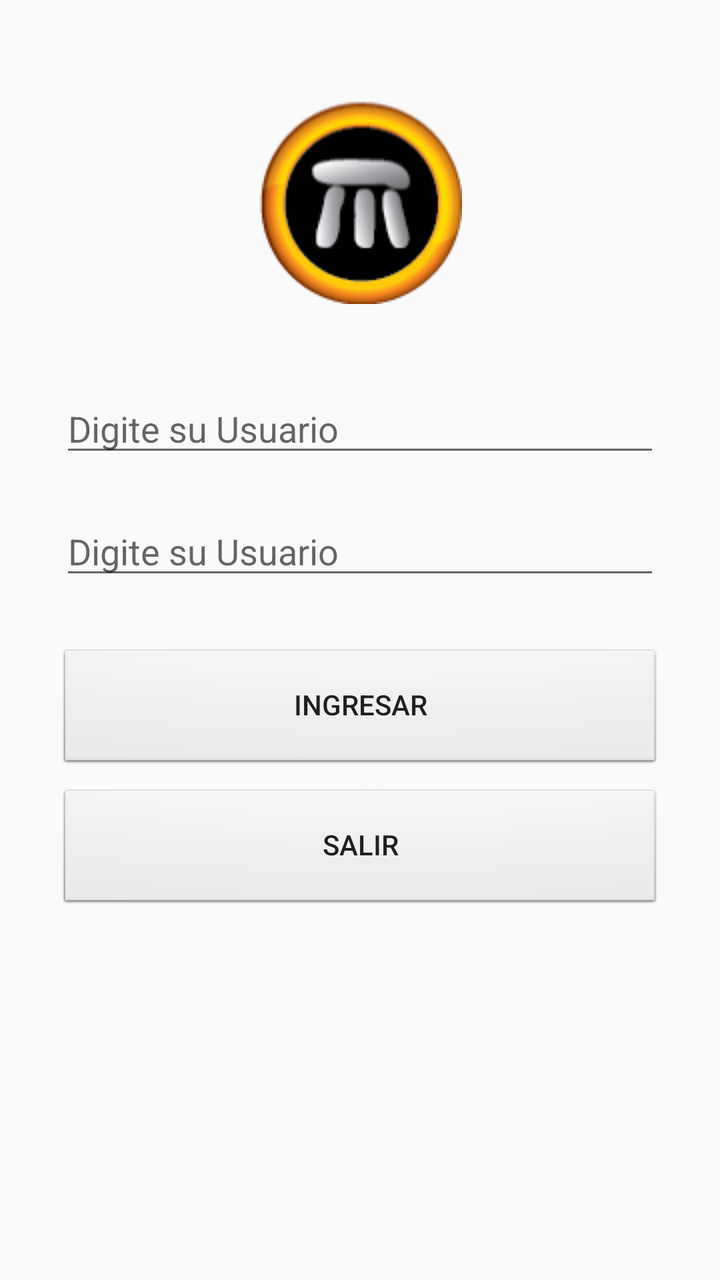
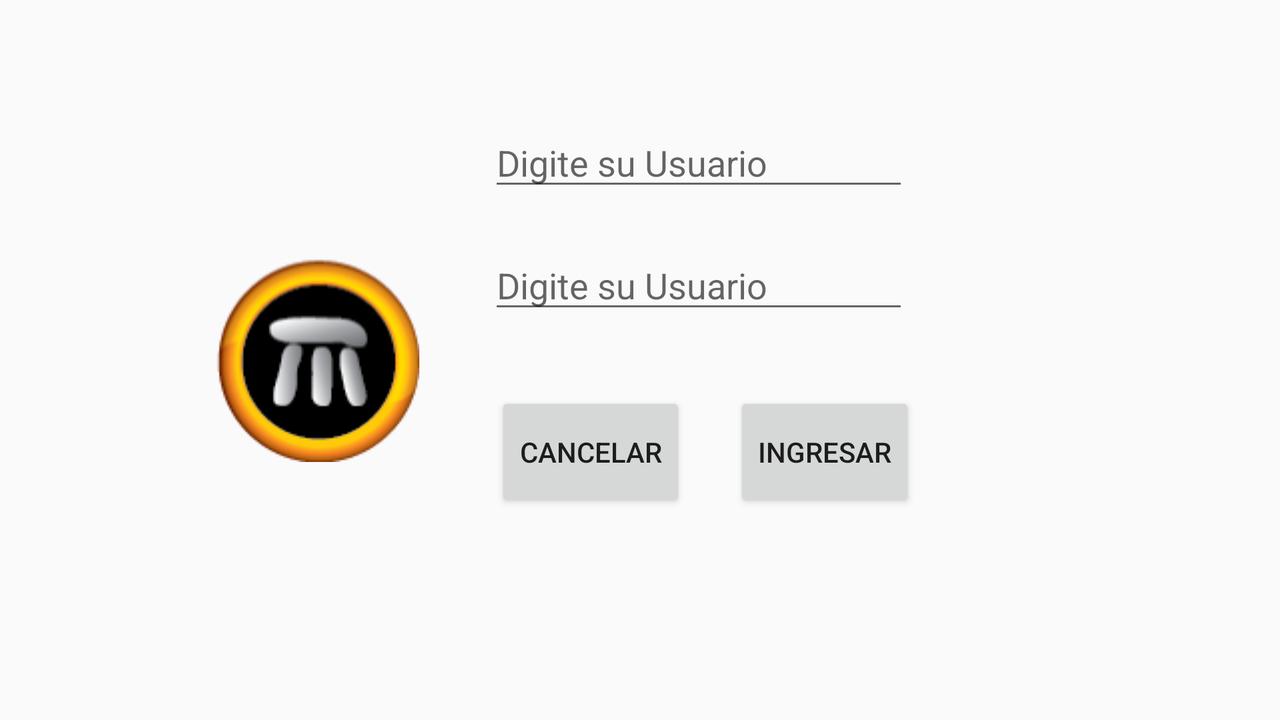

The same Android screen from two of the app's own layout files: first res/layout/ as a phone draws it, then the repository's variant for another configuration, drawn on a device whose configuration selects that folder. Both files follow.
<!-- AndroidManifest.xml: application theme AppTheme -->
<!-- res/layout/activity_login.xml -->
<?xml version="1.0" encoding="utf-8"?>
<androidx.constraintlayout.widget.ConstraintLayout xmlns:android="http://schemas.android.com/apk/res/android"
    xmlns:app="http://schemas.android.com/apk/res-auto"
    xmlns:tools="http://schemas.android.com/tools"
    android:layout_width="match_parent"
    android:layout_height="match_parent"
    tools:context=".Login">

    <ScrollView
        android:layout_width="match_parent"
        android:layout_height="match_parent"
        app:layout_constraintBottom_toBottomOf="parent"
        app:layout_constraintEnd_toEndOf="parent"
        app:layout_constraintStart_toStartOf="parent"
        app:layout_constraintTop_toTopOf="parent">



        <LinearLayout
            android:id="@+id/id_layout_login"
            android:layout_width="match_parent"
            android:layout_height="wrap_content"
            android:layout_marginLeft="10dp"
            android:layout_marginTop="10dp"
            android:layout_marginRight="10dp"
            android:layout_marginBottom="10dp"
            android:gravity="center"
            android:orientation="vertical"
            android:padding="20dp">

            <ImageView
                android:id="@+id/logo_login"
                android:layout_width="wrap_content"
                android:layout_height="wrap_content"
                android:layout_margin="20dp"
                android:contentDescription="@string/logo"
                app:srcCompat="@drawable/logo" />

            <EditText
                android:id="@+id/txt_usuario"
                android:layout_width="match_parent"
                android:layout_height="wrap_content"
                android:layout_marginTop="20dp"
                android:autofillHints="@string/nombre_usuario"
                android:ems="10"
                android:hint="@string/nombre_usuario"
                android:inputType="textPersonName" />

            <EditText
                android:id="@+id/txt_clave"
                android:layout_width="match_parent"
                android:layout_height="wrap_content"
                android:layout_marginTop="20dp"
                android:autofillHints="@string/clave_usuario"
                android:ems="10"
                android:hint="@string/clave_usuario"
                android:inputType="textPassword" />

            <Button
                android:id="@+id/btn_ingresar"
                android:layout_width="match_parent"
                android:layout_height="60dp"
                android:layout_marginTop="30dp"
                android:background="@android:drawable/btn_default_small"
                android:text="@string/btn_ingresar" />

            <Button
                android:id="@+id/btn_salir"
                android:layout_width="match_parent"
                android:layout_height="60dp"
                android:layout_marginTop="10dp"
                android:background="@android:drawable/btn_default_small"
                android:text="@string/btn_salir" />

            <ProgressBar
                android:id="@+id/progressLogin"
                style="@style/Widget.AppCompat.ProgressBar.Horizontal"
                android:layout_width="match_parent"
                android:layout_height="wrap_content"
                android:layout_marginTop="20dp"
                android:indeterminate="true"
                android:progress="25"
                tools:visibility="invisible" />
        </LinearLayout>

    </ScrollView>

</androidx.constraintlayout.widget.ConstraintLayout>
<!-- resources referenced by this layout -->
<resources>
  <!-- drawable logo: png bitmap (drawable, 12083 bytes) -->
  <string name="btn_ingresar">Ingresar</string>
  <string name="btn_salir">Salir</string>
  <string name="clave_usuario">Digite su Usuario</string>
  <string name="logo">DOLMEN SA ESP</string>
  <string name="nombre_usuario">Digite su Usuario</string>
  <style name="AppTheme" parent="Theme.AppCompat.Light.DarkActionBar">
          
          <item name="colorPrimary">@color/colorPrimary</item>
          <item name="colorPrimaryDark">@color/colorPrimaryDark</item>
          <item name="colorAccent">@color/colorAccent</item>
  
          
          <item name="colorPrimaryVariant">@color/colorLightPrimary</item>
          <item name="colorSecondaryVariant">@color/colorSecondaryText</item>
          <item name="colorSurface">@color/backgroundApp</item>
          <item name="colorOnPrimary">@color/colorPrimary</item>
          <item name="colorOnSecondary">@color/colorPrimaryDark</item>
          <item name="colorOnBackground">@color/backgroundApp</item>
          <item name="colorOnError">@color/colorAccentCancel</item>
          <item name="colorOnSurface">@color/colorAccent</item>
          <item name="scrimBackground">@color/mtrl_scrim_color</item>
          <item name="textAppearanceHeadline1">@style/TextAppearance.MaterialComponents.Headline1</item>
          <item name="textAppearanceHeadline2">@style/TextAppearance.MaterialComponents.Headline2</item>
          <item name="textAppearanceHeadline3">@style/TextAppearance.MaterialComponents.Headline3</item>
          <item name="textAppearanceHeadline4">@style/TextAppearance.MaterialComponents.Headline4</item>
          <item name="textAppearanceHeadline5">@style/TextAppearance.MaterialComponents.Headline5</item>
          <item name="textAppearanceHeadline6">@style/TextAppearance.MaterialComponents.Headline6</item>
          <item name="textAppearanceSubtitle1">@style/TextAppearance.MaterialComponents.Subtitle1</item>
          <item name="textAppearanceSubtitle2">@style/TextAppearance.MaterialComponents.Subtitle2</item>
          <item name="textAppearanceBody1">@style/TextAppearance.MaterialComponents.Body1</item>
          <item name="textAppearanceBody2">@style/TextAppearance.MaterialComponents.Body2</item>
          <item name="textAppearanceCaption">@style/TextAppearance.MaterialComponents.Caption</item>
          <item name="textAppearanceButton">@style/TextAppearance.MaterialComponents.Button</item>
          <item name="textAppearanceOverline">@style/TextAppearance.MaterialComponents.Overline</item>
  
      </style>
  <color name="colorPrimary">#607d8b</color>
  <color name="colorPrimaryDark">#455a64</color>
  <color name="colorAccent">#ff9800</color>
  <color name="colorLightPrimary">#cfd8dc</color>
  <color name="colorSecondaryText">#757575</color>
  <color name="backgroundApp">#ffffff</color>
  <color name="colorAccentCancel">#c2185b</color>
</resources>
<!-- res/layout-land/activity_login.xml (the repository's variant of the layout above) -->
<!-- drawn on the phone turned sideways -->
<?xml version="1.0" encoding="utf-8"?>
<androidx.constraintlayout.widget.ConstraintLayout xmlns:android="http://schemas.android.com/apk/res/android"
    xmlns:app="http://schemas.android.com/apk/res-auto"
    xmlns:tools="http://schemas.android.com/tools"
    android:layout_width="match_parent"
    android:layout_height="match_parent"
    tools:context=".Login">


    <ImageView
        android:id="@+id/logo_login"
        android:layout_width="wrap_content"
        android:layout_height="wrap_content"
        android:contentDescription="@string/logo"
        app:layout_constraintBottom_toBottomOf="parent"
        app:layout_constraintEnd_toEndOf="parent"
        app:layout_constraintHorizontal_bias="0.20"
        app:layout_constraintStart_toStartOf="parent"
        app:layout_constraintTop_toTopOf="parent"
        app:layout_constraintVertical_bias="0.5"
        app:srcCompat="@drawable/logo" />

    <EditText
        android:id="@+id/txt_usuario"
        android:layout_width="wrap_content"
        android:layout_height="wrap_content"
        android:autofillHints="@string/nombre_usuario"
        android:ems="10"
        android:hint="@string/nombre_usuario"
        android:inputType="textPersonName"
        app:layout_constraintBottom_toBottomOf="parent"
        app:layout_constraintEnd_toEndOf="parent"
        app:layout_constraintHorizontal_bias="0.158"
        app:layout_constraintStart_toEndOf="@+id/logo_login"
        app:layout_constraintTop_toTopOf="parent"
        app:layout_constraintVertical_bias="0.185" />

    <EditText
        android:id="@+id/txt_clave"
        android:layout_width="wrap_content"
        android:layout_height="wrap_content"
        android:layout_marginTop="20dp"
        android:autofillHints="@string/clave_usuario"
        android:ems="10"
        android:hint="@string/clave_usuario"
        android:inputType="textPassword"
        app:layout_constraintEnd_toEndOf="@+id/txt_usuario"
        app:layout_constraintHorizontal_bias="0.0"
        app:layout_constraintStart_toStartOf="@+id/txt_usuario"
        app:layout_constraintTop_toBottomOf="@+id/txt_usuario" />

    <Button
        android:id="@+id/btn_ingresar"
        android:layout_width="wrap_content"
        android:layout_height="60dp"
        android:layout_marginStart="24dp"
        android:layout_marginLeft="24dp"
        android:text="@string/btn_ingresar"
        app:layout_constraintBottom_toBottomOf="@+id/btn_cancelar"
        app:layout_constraintStart_toEndOf="@+id/btn_cancelar"
        app:layout_constraintTop_toTopOf="@+id/btn_cancelar"
        app:layout_constraintVertical_bias="0.0" />

    <Button
        android:id="@+id/btn_cancelar"
        android:layout_width="wrap_content"
        android:layout_height="60dp"
        android:text="@string/btn_cancelar"
        app:layout_constraintBottom_toBottomOf="parent"
        app:layout_constraintEnd_toEndOf="parent"
        app:layout_constraintHorizontal_bias="0.113"
        app:layout_constraintStart_toEndOf="@+id/logo_login"
        app:layout_constraintTop_toBottomOf="@+id/txt_clave"
        app:layout_constraintVertical_bias="0.248" />


</androidx.constraintlayout.widget.ConstraintLayout>
<!-- resources referenced by the variant -->
<!-- as the phone turned sideways resolves them -->
<resources>
  <!-- drawable logo: png bitmap (drawable, 12083 bytes) -->
  <string name="btn_cancelar">Cancelar</string>
  <string name="btn_ingresar">Ingresar</string>
  <string name="clave_usuario">Digite su Usuario</string>
  <string name="logo">DOLMEN SA ESP</string>
  <string name="nombre_usuario">Digite su Usuario</string>
  <style name="AppTheme" parent="Theme.AppCompat.Light.DarkActionBar">
          
          <item name="colorPrimary">@color/colorPrimary</item>
          <item name="colorPrimaryDark">@color/colorPrimaryDark</item>
          <item name="colorAccent">@color/colorAccent</item>
  
          
          <item name="colorPrimaryVariant">@color/colorLightPrimary</item>
          <item name="colorSecondaryVariant">@color/colorSecondaryText</item>
          <item name="colorSurface">@color/backgroundApp</item>
          <item name="colorOnPrimary">@color/colorPrimary</item>
          <item name="colorOnSecondary">@color/colorPrimaryDark</item>
          <item name="colorOnBackground">@color/backgroundApp</item>
          <item name="colorOnError">@color/colorAccentCancel</item>
          <item name="colorOnSurface">@color/colorAccent</item>
          <item name="scrimBackground">@color/mtrl_scrim_color</item>
          <item name="textAppearanceHeadline1">@style/TextAppearance.MaterialComponents.Headline1</item>
          <item name="textAppearanceHeadline2">@style/TextAppearance.MaterialComponents.Headline2</item>
          <item name="textAppearanceHeadline3">@style/TextAppearance.MaterialComponents.Headline3</item>
          <item name="textAppearanceHeadline4">@style/TextAppearance.MaterialComponents.Headline4</item>
          <item name="textAppearanceHeadline5">@style/TextAppearance.MaterialComponents.Headline5</item>
          <item name="textAppearanceHeadline6">@style/TextAppearance.MaterialComponents.Headline6</item>
          <item name="textAppearanceSubtitle1">@style/TextAppearance.MaterialComponents.Subtitle1</item>
          <item name="textAppearanceSubtitle2">@style/TextAppearance.MaterialComponents.Subtitle2</item>
          <item name="textAppearanceBody1">@style/TextAppearance.MaterialComponents.Body1</item>
          <item name="textAppearanceBody2">@style/TextAppearance.MaterialComponents.Body2</item>
          <item name="textAppearanceCaption">@style/TextAppearance.MaterialComponents.Caption</item>
          <item name="textAppearanceButton">@style/TextAppearance.MaterialComponents.Button</item>
          <item name="textAppearanceOverline">@style/TextAppearance.MaterialComponents.Overline</item>
  
      </style>
  <color name="colorPrimary">#607d8b</color>
  <color name="colorPrimaryDark">#455a64</color>
  <color name="colorAccent">#ff9800</color>
  <color name="colorLightPrimary">#cfd8dc</color>
  <color name="colorSecondaryText">#757575</color>
  <color name="backgroundApp">#ffffff</color>
  <color name="colorAccentCancel">#c2185b</color>
</resources>
